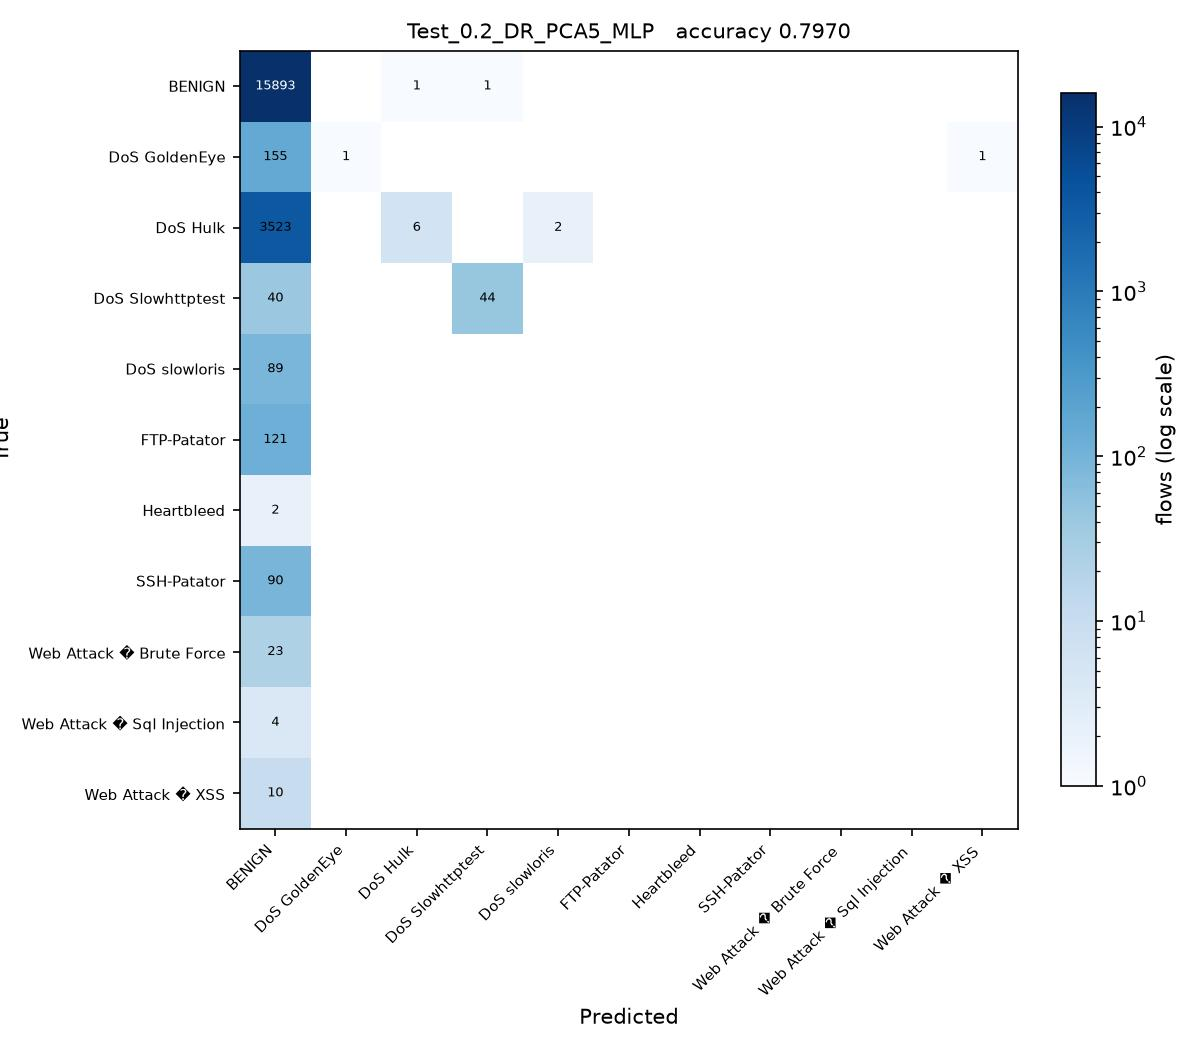

Write Python code to recreate this figure.
# Test_0.2_DR_PCA5_MLP.py
#
# Test size 0.2  |  PCA, 5 components  |  Multilayer Perceptron (sheet #18)
#
# This is SGDC_60_40.py with the changes marked CHANGE below and nothing else.

import os
from pathlib import Path

# CHANGE 1: find the folder holding the three CSV files and run from there, so
# the plain file names below resolve no matter where this script is started
# from or how deeply it sits inside the project folder.
HERE = Path(__file__).resolve().parent
for PROJECT in [HERE, *HERE.parents]:
    if (PROJECT / 'Tuesday-WorkingHours.pcap_ISCX.csv').exists():
        os.chdir(PROJECT)
        break
else:
    raise SystemExit('Put this folder inside the folder that holds the three '
                     'CIC-IDS2017 CSV files, then run the script again.')
import numpy as np
import pandas as pd

df1 = pd.read_csv('Tuesday-WorkingHours.pcap_ISCX.csv', low_memory=True)
df2 = pd.read_csv('Wednesday-workingHours.pcap_ISCX.csv', low_memory=True)
df3 = pd.read_csv('Thursday-WorkingHours-Morning-WebAttacks.pcap_ISCX.csv', low_memory=True)

dataset = pd.concat([df1, df2, df3], ignore_index=True)

dataset.columns = dataset.columns.str.strip()

# CHANGE 2: a stratified sample of 100000 flows, the same for every run.
# Gradient Boosting builds one tree per class per stage on a single core, so all
# 1.3 million flows would take hours per script. At least 50 flows of every
# class are kept, so the rare attacks stay in the split.
label = dataset.columns[-1]
dataset = pd.concat(
    [g.sample(n=min(len(g), max(50, round(100000 * len(g) / len(dataset)))), random_state=0)
     for _, g in dataset.groupby(label)],
    ignore_index=True
)

X = dataset.iloc[:, :-1]
y = dataset.iloc[:, -1]

X = X.apply(pd.to_numeric, errors='coerce')

X.replace([np.inf, -np.inf], np.nan, inplace=True)

from sklearn.impute import SimpleImputer

imputer = SimpleImputer(missing_values=np.nan, strategy='mean')
X = imputer.fit_transform(X)

from sklearn.preprocessing import LabelEncoder

labelencoder_y = LabelEncoder()
y = labelencoder_y.fit_transform(y)

from sklearn.model_selection import train_test_split

X_train, X_test, y_train, y_test = train_test_split(
    X,
    y,
    test_size=0.2,   # CHANGE 3: test size
    random_state=0,
    stratify=y
)

# CHANGE 4: PCA, from PCA_LDA_KErnel_PCA_CODE.pdf (fit only on training data)
from sklearn.decomposition import PCA

pca = PCA(n_components=5)
X_train = pca.fit_transform(X_train)
X_test = pca.transform(X_test)

# CHANGE 5: Multilayer Perceptron (sheet #18) in place of SGDClassifier
from sklearn.neural_network import MLPClassifier

classifier = MLPClassifier(hidden_layer_sizes=(64, 32), max_iter=500,
                           random_state=42)

classifier.fit(X_train, y_train)

y_pred = classifier.predict(X_test) 

from sklearn.metrics import confusion_matrix
from sklearn.metrics import accuracy_score
from sklearn.metrics import precision_score
from sklearn.metrics import recall_score
from sklearn.metrics import f1_score
from sklearn.metrics import classification_report

cm = confusion_matrix(y_test, y_pred)

print("Confusion Matrix:\n")
print(cm)

print("\nAccuracy : {:.4f}".format(accuracy_score(y_test, y_pred)))
print("\nPrecision : {:.4f}".format(precision_score(y_test, y_pred, average='weighted')))
print("\nRecall : {:.4f}".format(recall_score(y_test, y_pred, average='weighted')))
print("\nF1 Score : {:.4f}".format(f1_score(y_test, y_pred, average='weighted')))

print("\nClassification Report:\n")
print(classification_report(y_test, y_pred))

# CHANGE 6: save the confusion matrix as Test_0.2_DR_PCA5_MLP.jpg and record the result
import matplotlib
matplotlib.use('Agg')
import matplotlib.pyplot as plt
from matplotlib.colors import LogNorm

here = HERE                     # the folder this script sits in
names = [str(c) for c in labelencoder_y.classes_]
fig, ax = plt.subplots(figsize=(8, 7))
im = ax.imshow(cm, cmap='Blues', norm=LogNorm(vmin=1))
ax.set_xticks(range(len(names)), names, rotation=45, ha='right', fontsize=7)
ax.set_yticks(range(len(names)), names, fontsize=7)
ax.set_xlabel('Predicted')
ax.set_ylabel('True')
ax.set_title('Test_0.2_DR_PCA5_MLP   accuracy {:.4f}'.format(accuracy_score(y_test, y_pred)), fontsize=10)
for i in range(cm.shape[0]):
    for j in range(cm.shape[1]):
        if cm[i, j]:
            ax.text(j, i, cm[i, j], ha='center', va='center', fontsize=6,
                    color='white' if cm[i, j] > cm.max() / 3 else 'black')
fig.colorbar(im, ax=ax, fraction=0.04, label='flows (log scale)')
fig.tight_layout()
fig.savefig(here / 'Test_0.2_DR_PCA5_MLP.jpg', dpi=150)
plt.close(fig)

row = pd.DataFrame([{
    'Test': 0.2, 'DR': 'PCA5', 'Clas': 'MLP',
    'Acc': round(accuracy_score(y_test, y_pred), 4),
    'Pre': round(precision_score(y_test, y_pred, average='weighted'), 4),
    'Rec': round(recall_score(y_test, y_pred, average='weighted'), 4),
    'F1': round(f1_score(y_test, y_pred, average='weighted'), 4),
    'script': 'Test_0.2_DR_PCA5_MLP',
}])
# one file per run, so several scripts can run at the same time without
# overwriting each other. 21_run_45_mix.py merges them into the Excel sheet.
out = PROJECT / 'results' / 'parts_mix' / 'Test_0.2_DR_PCA5_MLP.csv'
out.parent.mkdir(parents=True, exist_ok=True)
row.to_csv(out, index=False)
